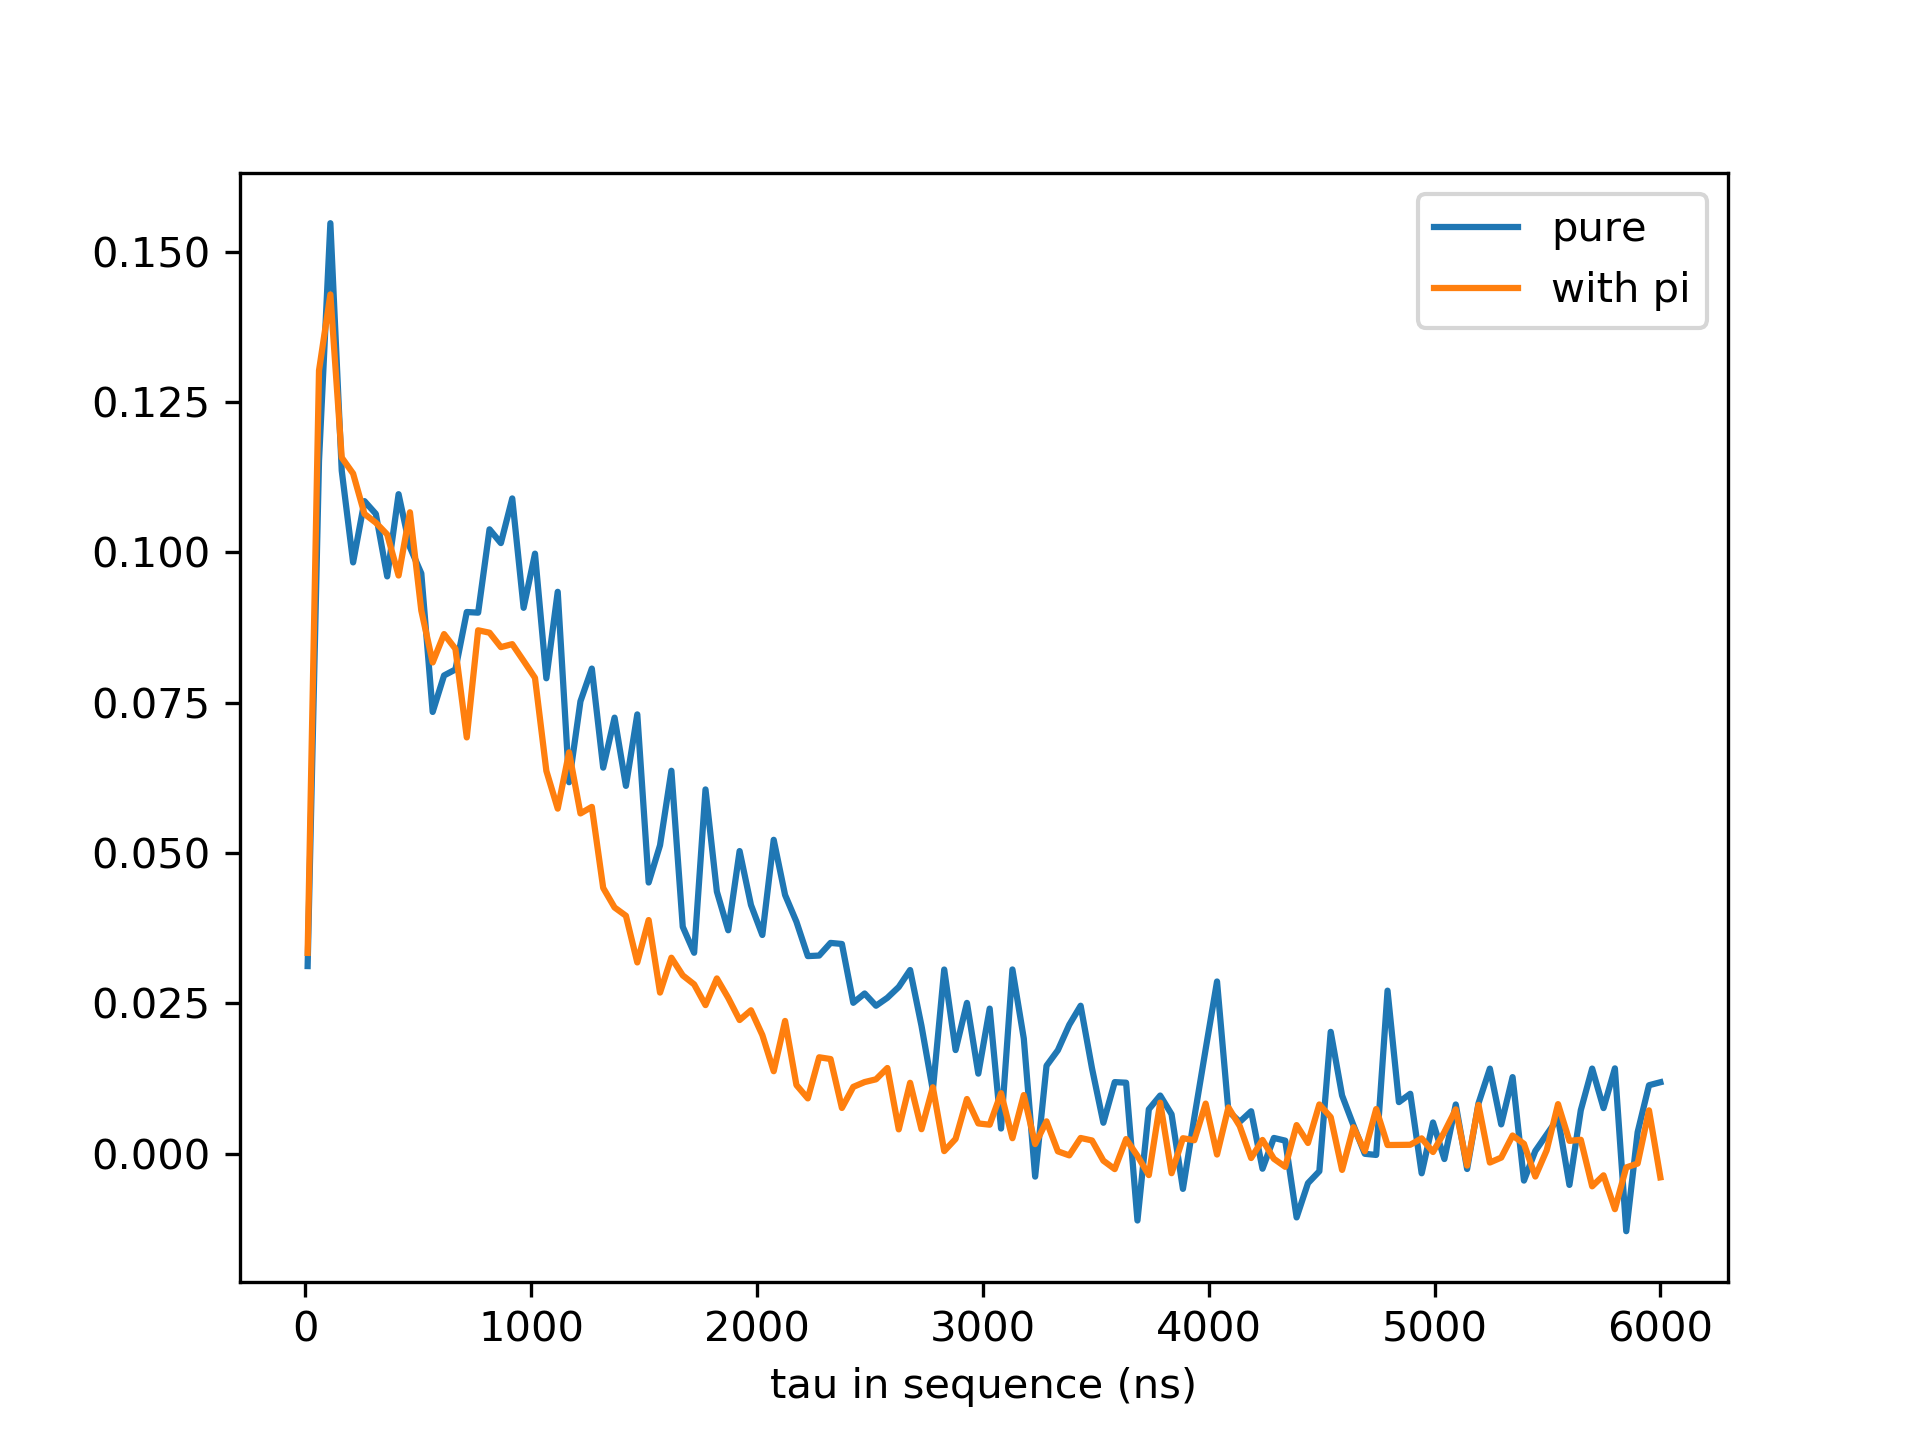

Source code (Python):
import matplotlib.pyplot as plt

from utility.deer_2d_plots import *


def main():
    pure_path = '//nas.ads.mwn.de/TUZE/wsi/e24/ReinhardLab/data_setup_nv1/180511_deer_2d_plot_ramsey/deer_ramsey_without_pi_009'
    pure_names = relevant_filenames(name='mes_{:03}.mat', ind_min=10, ind_max=10)
    pure_differences = get_differences(pure_names, pure_path)[0]

    pi_path = '//nas.ads.mwn.de/TUZE/wsi/e24/ReinhardLab/data_setup_nv1/180511_deer_2d_plot_ramsey/deer_ramsey_with_pi_010'
    pi_names = relevant_filenames(name='mes_{:03}.mat', ind_min=0, ind_max=0)
    pi_differences = get_differences(pi_names, pi_path)[0]

    # both graphs
    taus = get_taus(pure_names, pure_path)
    plt.close('all')
    plt.plot(taus, pure_differences, label='pure')
    plt.plot(taus, pi_differences, label='with pi')
    plt.xlabel('tau in sequence (ns)')
    plt.legend()
    plt.savefig('ramsey_graphs.png', dpi=300)

    # difference
    plt.close('all')
    plt.plot(taus, pure_differences - pi_differences)
    plt.xlabel('tau in sequence (ns)')
    plt.savefig('ramsey_graphs_difference.png', dpi=300)


if __name__ == '__main__':
    main()
